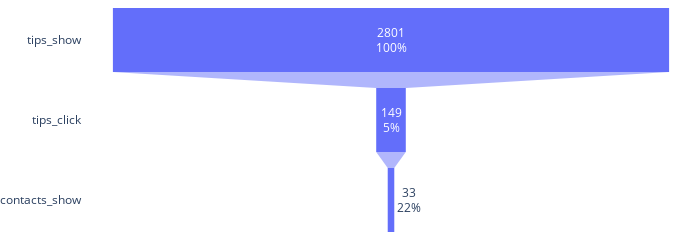

Write notebook code for a chart like this one.
### Markdown cell above
Популярные первые шаги сценариев показывают высокую конверсию в просмотры контактов: на поиск приходится 13% переходов, на просмотр карты 10% и на просмотр фотографий 18%. Также 18% пользователей после поиска просмотрели фотографии, после чего 17% из них просмотрели контакты.

Далее рассмотрим воронку по рекомендациям

### Code cell
steps = ['tips_show', 'tips_click', 'contacts_show']
fig = plotly.subplots.make_subplots(rows=1, cols=1)
str_pos, col_pos = 1, 1
plot_stacked_funnel(events, steps, str_pos=1, col_pos=1, step_interval=delta, h=200, w=700)
fig.show()

### Figure 1 — Plotly figure (JSON) as saved in the notebook; plotly's stock layout.template omitted (floating-point values rounded to 4 significant figures)
{"data": [{"name": "1 место по популярности", "textinfo": "value+percent previous", "type": "funnel", "x": [2801, 149, 33], "xaxis": "x", "y": ["tips_show", "tips_click", "contacts_show"], "yaxis": "y"}], "layout": {"height": 200, "hovermode": "x", "legend": {"orientation": "h", "x": 0.5, "xanchor": "center"}, "margin": {"b": 0, "l": 0, "r": 0, "t": 0}, "paper_bgcolor": "rgba(0,0,0,0)", "plot_bgcolor": "rgba(0,0,0,0)", "width": 700, "xaxis": {"anchor": "y", "domain": [0, 1]}, "yaxis": {"anchor": "x", "domain": [0, 1]}}}
